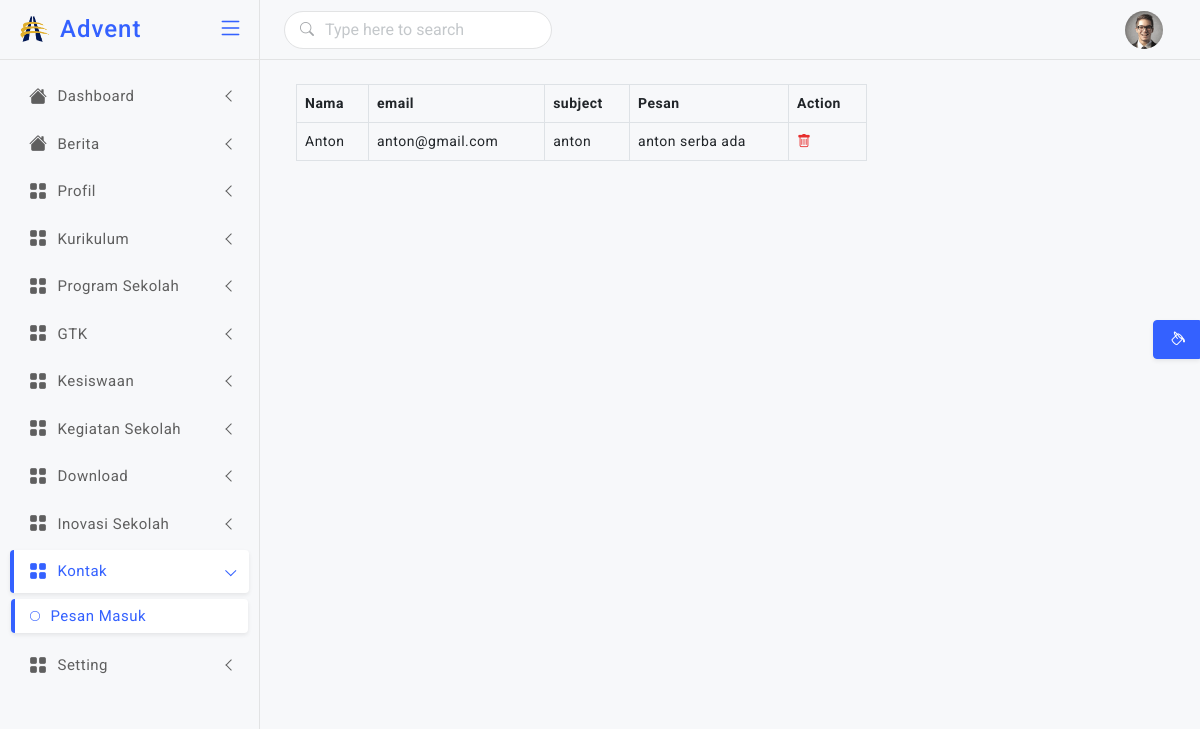
Page /backend/contact/ on the committed database.
### beranda/models.py (models this page shows, shortened)
class Contact(models.Model):
    nama = models.CharField(max_length=255)
    email = models.EmailField(default="")
    subject = models.CharField(max_length=255)
    pesan   = models.TextField()

### backend/views.py (the view)
# urls.py: path('contact/',views.contact, name='contact'),
def contact(request):
    contact = Contact.objects.all()
    context ={
        'title':'Contact',
        'contact':contact
    }
    return render(request,'backend/contact.html',context)

### backend/templates/backend/contact.html
{% extends "backend/master.html" %}
{% block dashboard %}
<div class="container">
    <div class="row">
        <div class="col-md-8">
            <table class="table table-hover table-bordered">
                <tr>
                    <th>Nama</th>
                    <th>email</th>
                    <th>subject</th>
                    <th>Pesan</th>
                    <th>Action</th>
                </tr>
                    {% for c in contact  %}
                <tr>
                    <td>{{c.nama}}</td>
                    <td>{{c.email}}</td>
                    <td>{{c.subject}}</td>
                    <td>{{c.pesan}}</td>
                    <td>
                        <a href="{% url 'hapus-contact' c.id %}"><i class="bi bi-trash text-danger"></i></a>
                    </td>
                </tr>
                    {% endfor %}
            </table>
        </div>
    </div>
</div>
{% endblock dashboard %}

### static/assets/css/style.css (style rules this page uses)
body { font-size: 14px; color: #4c5258; letter-spacing: .5px; font-family: Roboto, sans-serif; background-color: #f7f8fa; overflow-x: hidden; }
a { text-decoration: none; }
::placeholder { opacity: 0.4 !important; }

### rows in the picture
Contact: nama "Anton", email "anton@gmail.com", subject "anton", pesan "anton serba ada"
